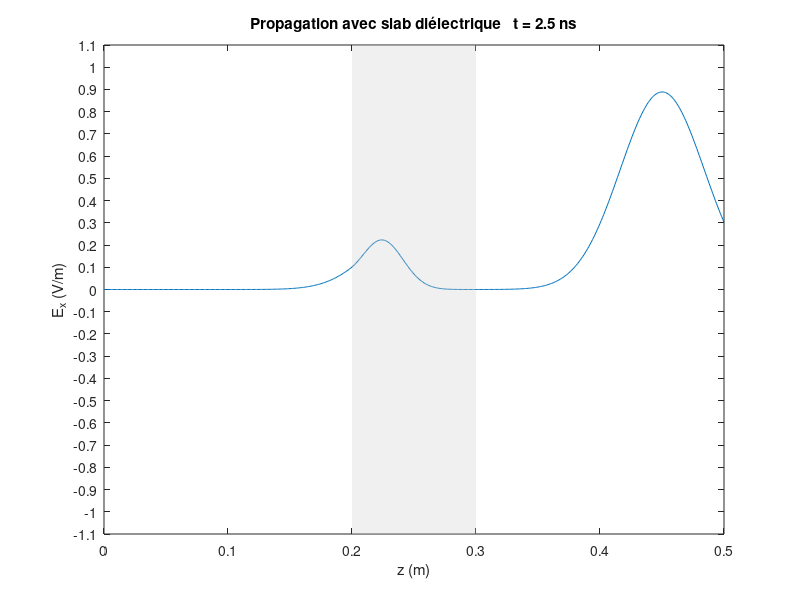

This figure's MATLAB source:
%%%%%%%%%%%%%%%%%%%%%%%%%%%%%
%  scriptFDTD06.m
%  Propagation dans l'air et dans un slab diélectrique avec conditions absorbantes
%%%%%%%%%%%%%%%%%%%%%%%%%%%%%

clear all; close all; clc;

max_time  = 1500;

% --- Constantes physiques ---
eps0 = 8.8542e-12;
mu0  = 4*pi*1e-7;
Z0   = 120*pi;
c0   = 1/sqrt(eps0*mu0);

% --- Domaine et discrétisation ---
L = 0.5;                     % longueur du domaine = 0.5 m
dz = 0.001;                  % pas spatial
max_space = round(L/dz)+1;   % nombre de points total

alpha = 0.5;                 % critère de stabilité magique
dt = alpha * dz/c0;          % dt magique

alphaE = 1/eps0 * dt/dz;
alphaH = 1/mu0 * dt/dz;

% --- Paramètres diélectrique ---
epsr_air = 1;
epsr_dielec = 4;

% Position du slab diélectrique dans le domaine
dielec_deb = round(0.2/dz);  % début à 0.2 m
dielec_fin = round(0.3/dz);  % fin à 0.3 m

% --- Initialisation des champs ---
E = zeros(max_space,1);
H = zeros(max_space-1,1);

% --- Calcul de alphaE spatialement variable ---
alphaEdielec = zeros(max_space,1);
for u = 1:max_space
    if (u >= dielec_deb && u <= dielec_fin)
        alphaEdielec(u) = alphaE / epsr_dielec;  % slab diélectrique
    else
        alphaEdielec(u) = alphaE / epsr_air;     % vide
    end
end

% =============================
%   Source au point z = 0.001 => E(2)
% =============================
spread = 1.6e-10;
t0 = 400*dt;  % moment de maximum d'excitation temporelle

% =============================
%   Magic Time Step variables
% =============================
Eleft1=0; Eleft2=0;
Eright1=0; Eright2=0;

% =============================
%         BOUCLE TEMPORELLE
% =============================
for n = 1:max_time

    t = n*dt;

    % ----- Boucle sur E -----
    for k = 2:max_space-1
        E(k) = E(k) + alphaEdielec(k) * (H(k-1) - H(k));
    end

    % ----- Source gaussienne (excitation en E(2) uniquement) -----
    pulse = exp( - ((t - t0)/spread)^2 );
    E(2) = E(2) + pulse;     % soft source

    % ===== Magic Time Step =====
    % Bord gauche
    E(1) = Eleft2;
    Eleft2 = Eleft1;
    Eleft1 = E(2);

    % Bord droit
    E(max_space) = Eright2;
    Eright2 = Eright1;
    Eright1 = E(max_space-1);

    % ----- Boucle sur H -----
    for j = 1:max_space-1
        H(j) = H(j) + alphaH * (E(j) - E(j+1));
    end

    % ----- Affichage -----
    if mod(n,20)==0
        figure(1)
        plot([0:max_space-1]*dz , E)
        axis([0 L -1.1 1.1])
        yticks(-1.1:0.1:1.1)      % graduations verticales fines

        title(['Propagation avec slab diélectrique   t = ' num2str(t*1e9,'%.1f') ' ns'])
        xlabel('z (m)'), ylabel('E_x (V/m)')
        hold on
        % Indiquer le slab diélectrique en fond gris
        fill([dielec_deb*dz dielec_fin*dz dielec_fin*dz dielec_deb*dz], [-1.1 -1.1 1.1 1.1], [0.8 0.8 0.8], 'FaceAlpha', 0.3, 'EdgeColor', 'none')
        hold off
        pause(0.01)
    end

end % boucle temporelle
